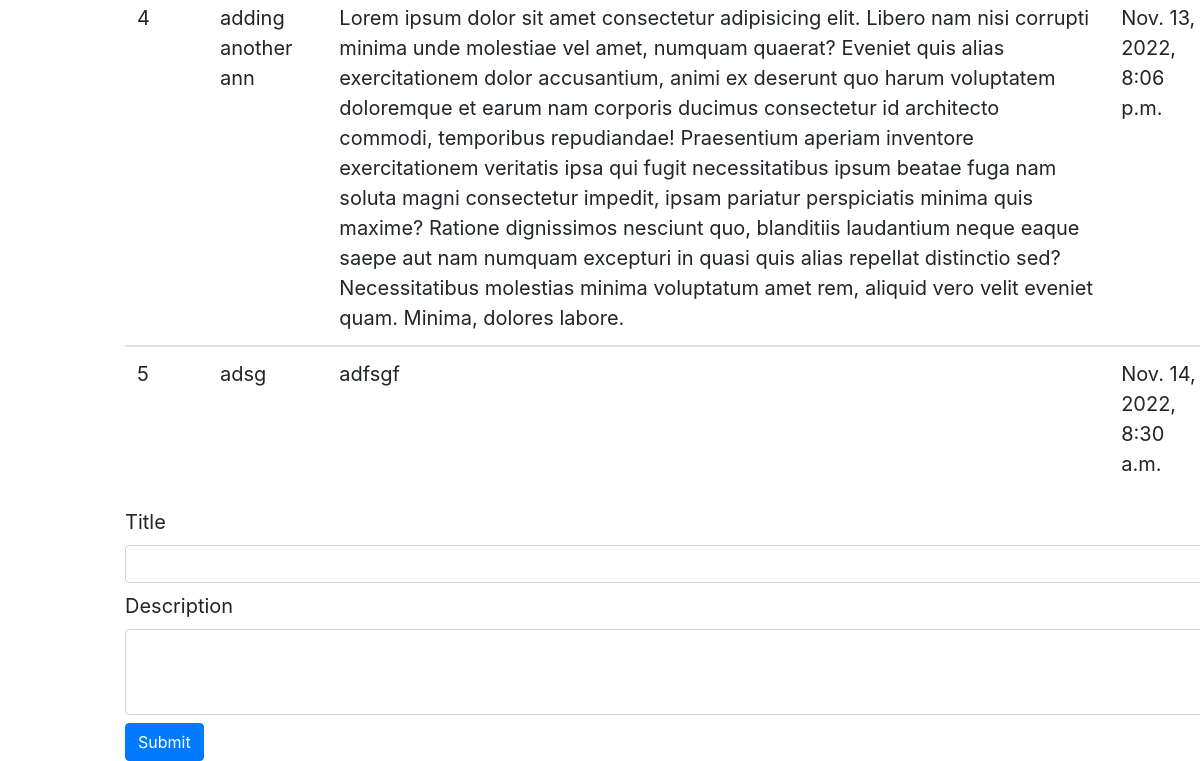
Before: /p/ann (signed in, lower part) with the older database file.
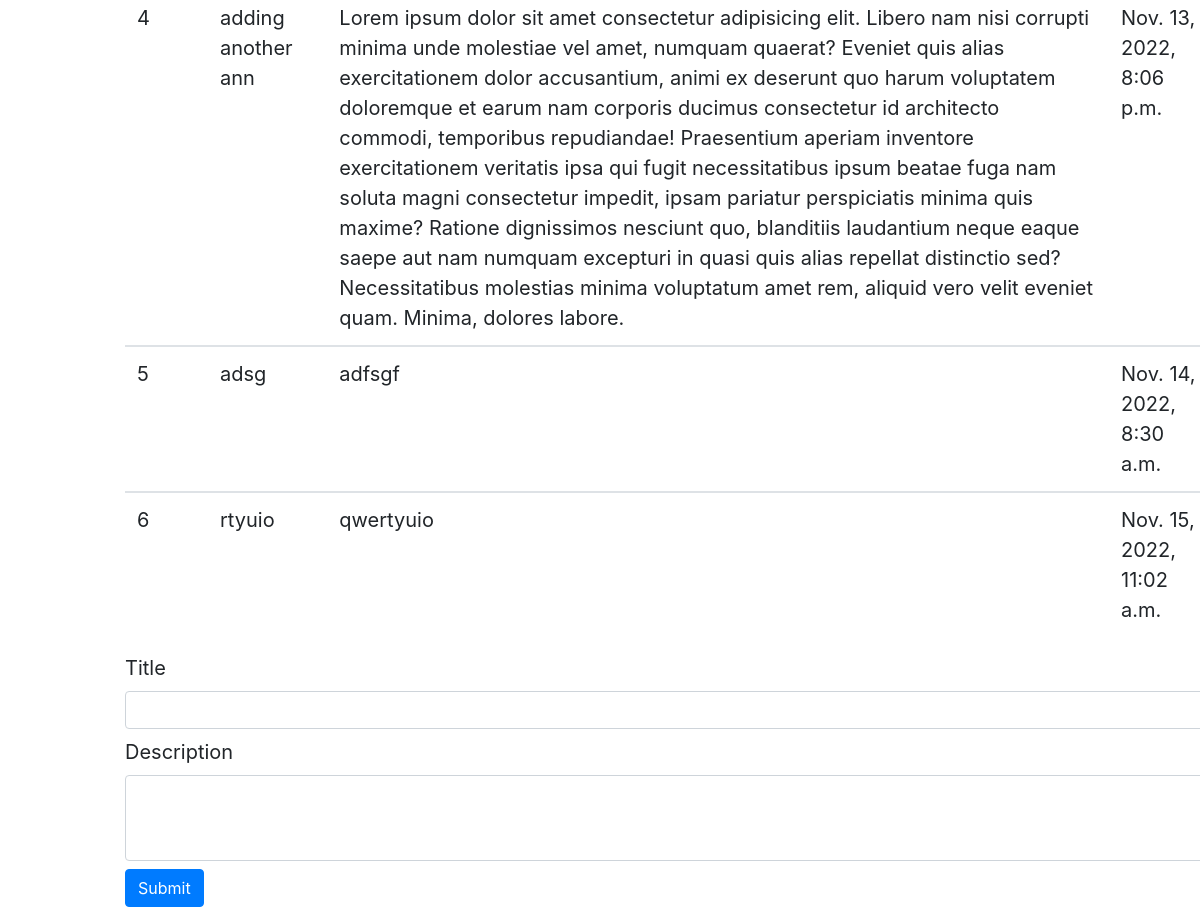
After: the same page with the newer database file.
### professor/models.py (models this page shows, shortened)
class make_announcement(models.Model):
    title=models.CharField(max_length=100)
    content=models.TextField()
    date_posted=models.DateTimeField(auto_now_add=True)

### professor/views.py (the view)
# urls.py: path('ann',views.ann),
def ann(request):
    if not check_user(request):
        redirect('/')
    print(request.user.is_authenticated)
    if request.user.is_authenticated:
        if request.method=='POST':
            z=request.POST.get('title')
            y=request.POST.get('description')
            ay=make_announcement(title= z,content= y)
            ay.save()
        a1=make_announcement.objects.all()
        d1=dict()
        for x in range(len(a1)):
            d1[x+1]=[a1[x].title,a1[x].content,a1[x].date_posted]
        return render(request,'prof_announcement.html',{'d1':d1,'title':'EXAMS'})
    else:
        return redirect('/p/')

### professor/views.py (called while the page is built)
def check_user(request):
    ax=students.objects.filter(username=request.POST.get('username'))
    return request.user.is_authenticated and len(ax)==0

### templates/prof_announcement.html (shortened to what this page needs)
{% extends 'base.html' %}
{% block body %}
<div style="margin-left: 140px; width:1200px">
    <form method="post" style="font-size: 20px;" action="/p/ann">
        <table class="table">
            {% for x,y in d1.items %}
            <tbody>
                <tr>
                    <td>{{x}}</td>
                    {% for z in y%}
                    <td>{{z}}</td>
                    {% endfor %}
                </tr>
            </tbody>
            {% endfor %}
        </table>
        <div class="form-group my-2">
            <label for="title">Title</label>
            <input type="text" class="form-control" id="title" name="title">
        </div>
        <div class="form-group my-2">
            <label for="description">Description</label>
            <textarea class="form-control" id="description" name="description" rows="3"></textarea>
        </div>
        <button type="submit" class="btn btn-primary">Submit</button>
    </form>
</div>
{% endblock body %}

Changed rows visible on the page:
added make_announcement: y "rtyuio" "qwertyuio" "Nov. 15, 2022, 11:02 a.m."
Other visible differences:
new list line: "6"
